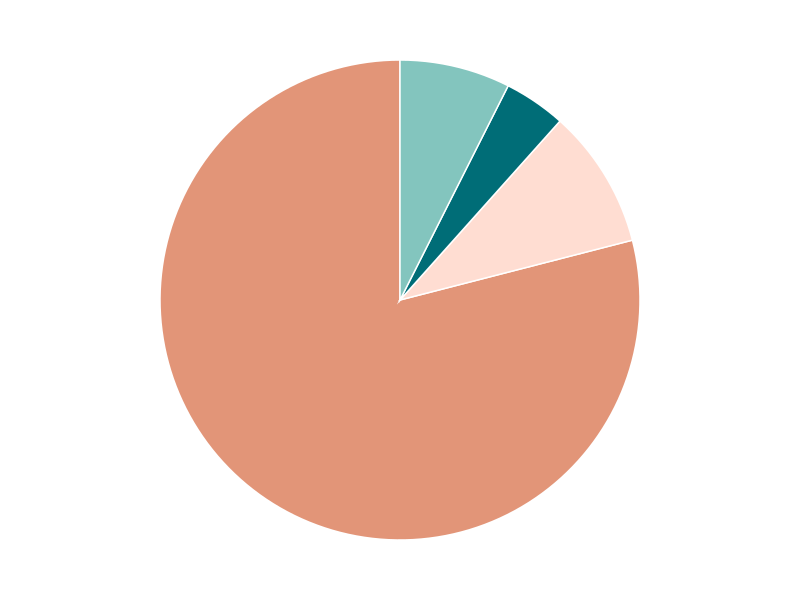
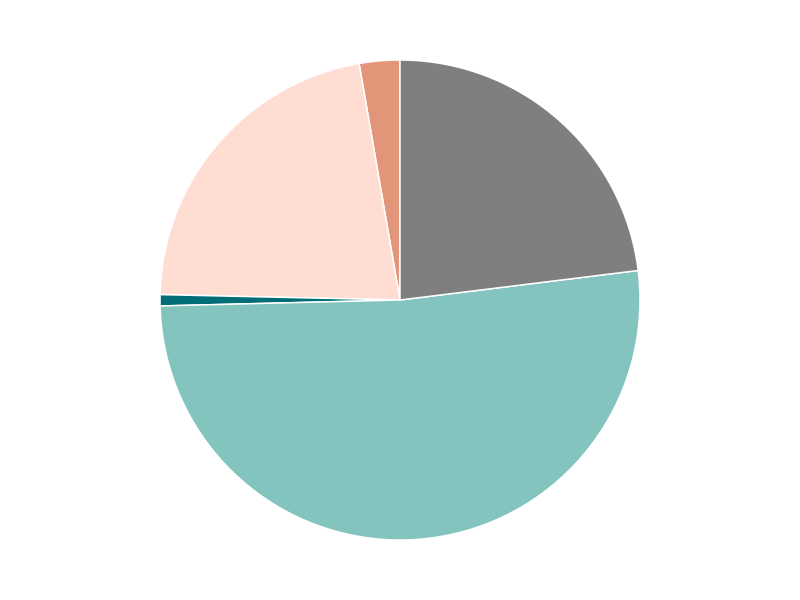
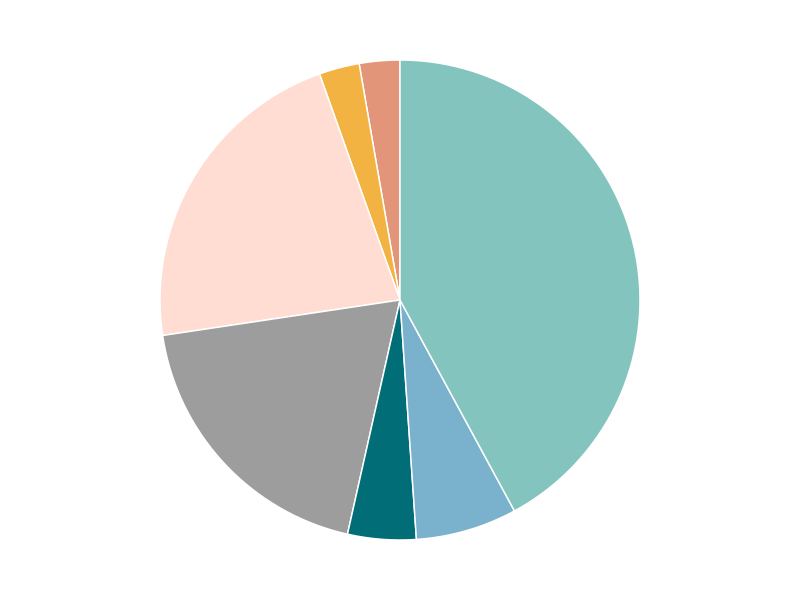

Write the R code that produced these figures, in order.
GetMatchedNP = function (np) {
  cano$`Neuropeptide auto-annotation` = strsplit(cano$`Neuropeptide auto-annotation`, " ") 
  result = vector(mode ='list')
  count_np = c()
  length(result) = nrow(cano)
  for (i in 1:nrow(cano)) {
    dat = cano$`Neuropeptide auto-annotation`[i]
    if (is.na(dat) == TRUE){
      nnp = 0
    } else {
      nnp = length(c((dat)[[1]]))
      for (j in 1:nnp){
        matches <- dat[[1]][j] %in% np
        # Use `ifelse` to keep matches and remove non-matches
        result[[i]][j] <- ifelse(matches, dat[[1]][j], NA)
      }
      result[[i]] <- result[[i]][!is.na(result[[i]])]
      count_np[i] = length(result[[i]])
    }
    count_np[is.na(count_np)] <-0
  }
  return(count_np)
}

GetSectionCellCount = function(data, region) {
  df = data %>% 
    select(region, ncell_total) %>%
    separate(region, into = c('region', 'percentage'), sep = ': ') %>% 
    separate(percentage, into = c('percent'), sep = '%') 
  df$percent = as.numeric(df$percent)
  df$ncell = round(df$percent/100 * df$ncell_total)
  df[,1] = gsub("^\\s", "", df[,1])
  return(df)
}

library(tidyverse)
library(readxl)
library(ggplot2)

cano = read_xlsx('cluster_annotation.xlsx')
cano = cano[-nrow(cano),]
np = read.csv('NPs.csv')
np = np$Origin

adnp_neu = c('PENK','PDYN','CCK','SST','NPY','PYY','NMB','VIP',
             'TAC1','CHGA','CHGB','SCG2','SCG3','SCG5','VGF','NPB',
             'NPW','NXPH2','IGF1','PTHLH','APLN','CBLN4','CRH')
adnp_neu_count = GetMatchedNP(adnp_neu)
np_count = GetMatchedNP(np)
nonadnp = np_count-adnp_neu_count

sel = which(adnp_neu_count>=5)
antisel= which(nonadnp >= 3)

sasel = setdiff(sel, antisel)
view(cano[sasel,])
cano = cano[sasel,]

topregions = cano$`Top three regions` %>% data.frame()
colnames(topregions) = 'top_regions'
topregions = separate(topregions, top_regions, into = c('R1','R2','R3'), sep = ',')
topregions$ncell_total = cano$`Number of cells`-cano$H18.30.001

topdissections = cano$`Top three dissections` %>% data.frame()
colnames(topdissections) = 'top_dissections'
topdissections = separate(topdissections, top_dissections, into = c('D1','D2','D3'), sep = ',')
topdissections$ncell_total = cano$`Number of cells`-cano$H18.30.001


R1 = GetSectionCellCount(topregions, 'R1')
R2 = GetSectionCellCount(topregions, 'R2')
R3 = GetSectionCellCount(topregions, 'R3')
uregions = unique(c(R1$region,R2$region, R3$region)) %>% data.frame()
for (i in 1:nrow(uregions)) {
  sel1 = which(R1$region == uregions[i,1])
  sum1 = sum(R1$ncell[sel1])
  sel2 = which(R2$region == uregions[i,1])
  sum2 = sum(R2$ncell[sel2])
  sel3 = which(R3$region == uregions[i,1])
  sum3 = sum(R3$ncell[sel3])
  sum = sum(sum1, sum2, sum3)
  uregions[i,2] = sum
}
colnames(uregions) = c('region',"ncell")



D1 = GetSectionCellCount(topdissections, 'D1')
D2 = GetSectionCellCount(topdissections, 'D2')
D3 = GetSectionCellCount(topdissections, 'D3')
udissections = unique(c(D1$region,D2$region, D3$region)) %>% data.frame()
for (i in 1:nrow(udissections)) {
  sel1 = which(D1$region == udissections[i,1])
  sum1 = sum(D1$ncell[sel1])
  sel2 = which(D2$region == udissections[i,1])
  sum2 = sum(D2$ncell[sel2])
  sel3 = which(D3$region == udissections[i,1])
  sum3 = sum(D3$ncell[sel3])
  sum = sum(sum1, sum2, sum3)
  udissections[i,2] = sum
}

udissections = separate(udissections, '.', into = c('species','region'), sep = ' ')
udissections= udissections[,-1]

samples = read_excel('samples.xlsx')
regions = samples[,c("Dissection","Dissection abbreviation")]
regions = separate(regions, Dissection, into = c('big', 'rest'), sep = ' - ') %>% 
  data.frame()

sel = grep("Cerebral cortex", regions$big)
topcortex= unique(regions[sel,3])
sel = which(udissections$region %in% topcortex)
topcortex_dissections = udissections[sel, ]

write.csv(uregions, 'Table2.csv')
write.csv(topcortex_dissections, 'Table3.csv')

sel1 = grep("MEC", D1$region)
sel2 = grep("MEC", D2$region)
sel3 = grep("MEC", D3$region)
sel = c(sel1,sel2,sel3)

mec_hnp = cano[sel,]
mec_hnp = mec_hnp %>% select('Cluster name', 'Supercluster', 'Class auto-annotation',
                              'Neurotransmitter auto-annotation',"Neuropeptide auto-annotation",
                               "Subtype auto-annotation", "Transferred MTG Label", "Top Enriched Genes",
                               "Number of cells")
colnames(mec_hnp) = c('Cluster_name', 'Supercluster', 'Class', 'Neurotransmitter',
                      'Neuropeptide', 'Subtype', "MTG_label", "DEG", "ncell")
mec_hnp_NP = mec_hnp %>% group_by(Neuropeptide) %>% summarise(sum(ncell))
mec_hnp_NT = mec_hnp %>% group_by(Neurotransmitter) %>% summarise(sum(ncell))
mec_hnp_ST = mec_hnp %>% group_by(Subtype) %>% summarise(sum(ncell))
mec_hnp_MTG = mec_hnp %>% group_by(MTG_label) %>% summarise(sum(ncell))

colnames(mec_hnp_NT)[2] = 'ncell'
colnames(mec_hnp_ST)[2] = 'ncell'
colnames(mec_hnp_MTG)[2] = 'ncell'


png(filename = 'mec_hnp_NT.png', height = 5, width = 5, res = 600, units = 'in')
ggplot(mec_hnp_NT, aes(x="", y= ncell , fill= Neurotransmitter)) +
  geom_bar(stat="identity", width=1, color="white") +
  coord_polar("y", start=0) +
  scale_fill_manual(values=c("#E29578","#FFDDD2","#006D77", "#83C5BE")) +
  theme_void() +
  theme(legend.position = "none")
dev.off()

png(filename = 'mec_hnp_ST.png', height = 5, width = 5, res = 600, units = 'in')
ggplot(mec_hnp_ST, aes(x="", y= ncell , fill= Subtype)) +
  geom_bar(stat="identity", width=1, color="white") +
  coord_polar("y", start=0) +
  scale_fill_manual(values=c("#E29578","#FFDDD2","#006D77","#83C5BE","#9D9D9D")) +
  theme_void() +
  theme(legend.position = "none")
dev.off()

png(filename = 'mec_hnp_MTG.png', height = 5, width = 5, res = 600, units = 'in')
ggplot(mec_hnp_MTG, aes(x="", y= ncell , fill= MTG_label)) +
  geom_bar(stat="identity", width=1, color="white") +
  coord_polar("y", start=0) +
  scale_fill_manual(values=c("#E29578",'#F2B342',"#FFDDD2", "#9D9D9D", "#006D77",
                             '#7AB1CC',"#83C5BE")) +
  theme_void() +
  theme(legend.position = "none")
dev.off()

